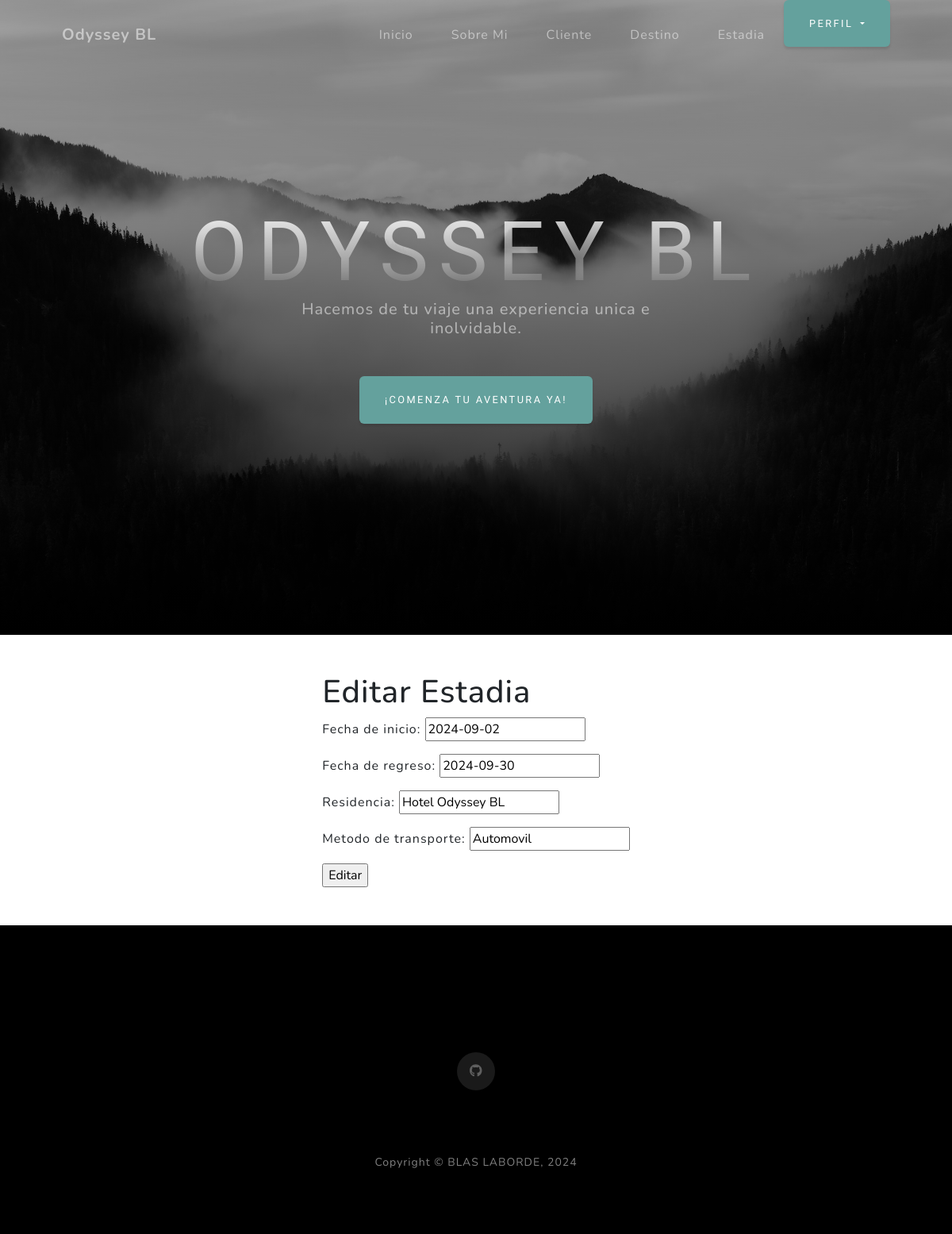
Screenshot of /estadia/1/editar (signed in) with the database file from the repository.
### Viajes/models.py (models this page shows, shortened)
class Estadia(models.Model):
    fecha_de_inicio = models.DateField()
    fecha_de_regreso = models.DateField()
    residencia = models.CharField(max_length=40)
    metodo_de_transporte = models.CharField(max_length=40)

### Viajes/views.py (the view)
# urls.py: path('estadia/<int:pk>/editar', views.EstadiaUpdateView.as_view(), name="EstadiaEditar"),
class EstadiaUpdateView(LoginRequiredMixin, UpdateView):
    model = Estadia
    template_name = "Viajes/CBV/estadia_editar.html"
    success_url = reverse_lazy('EstadiaLista')
    fields = ['fecha_de_inicio', 'fecha_de_regreso', 'residencia', 'metodo_de_transporte']

### Viajes/templates/Viajes/CBV/estadia_editar.html (shortened to what this page needs)
<!DOCTYPE html>
<html lang="en">
<head>
</head>
<body>
    {% extends "Viajes/padre.html" %}
    {% load static %}
    {% block contenidoQueCambia %}
    <div class="container custom-bg p-5">
        <div class="d-flex justify-content-center">
            <div class="d-flex flex-column">
                <h1> Editar Estadia </h1>
                <form method="POST">
                    {{form.as_p}}
                    <input type="submit" value="Editar">
                </form>
            </div>
        </div>
    </div>
    {% endblock %}

### rows the page displays
Estadia: fecha_de_inicio "2024-09-02", fecha_de_regreso "2024-09-30", residencia "Hotel Odyssey BL", metodo_de_transporte "Automovil"
